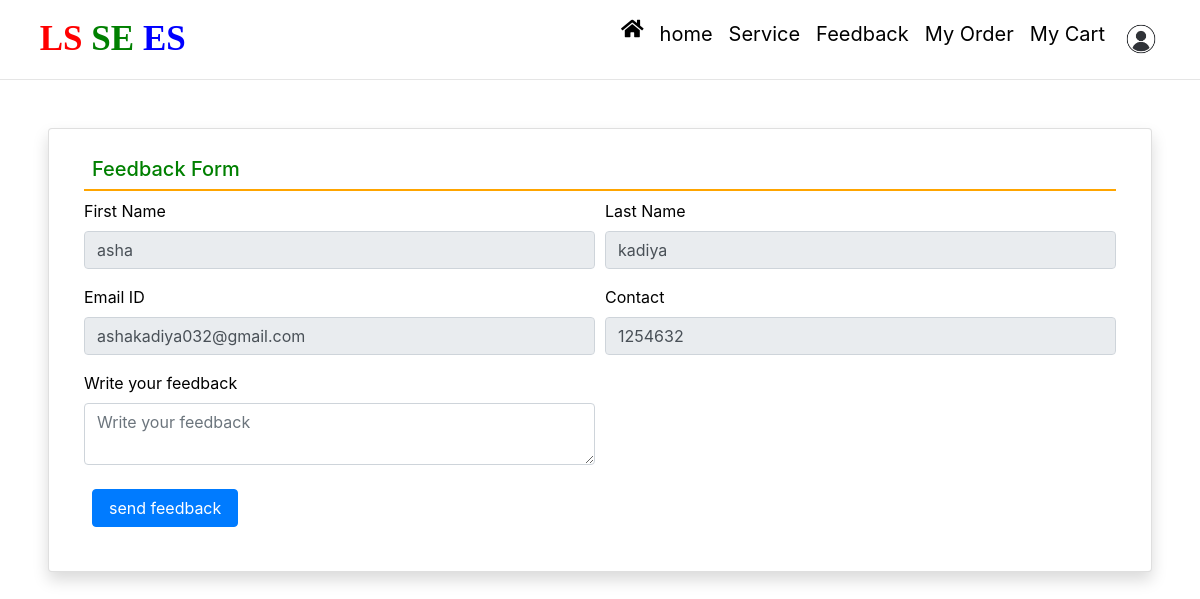
Page /user-feedback/ (signed in) on the committed database.
### LocalApp/models.py (models this page shows, shortened)
class Customer(models.Model):
    user = models.ForeignKey (User, on_delete=models.CASCADE)
    mobile = models.CharField(max_length=100, null=True, blank=True)
    address = models.TextField(null=True, blank=True)
    image = models.FileField(null=True, blank=True)

### LocalApp/views.py (the view)
# urls.py: path('user-feedback/', user_feedback, name="user_feedback"),
def user_feedback(request):
    try:
        user = Customer.objects.get(user=request.user)
        if request.method == "POST":
            Feedback.objects.create(user=request.user, message=request.POST['feedback'])
            messages.success(request, "Feedback sent successfully")
        return render(request, "feedback-form.html", locals())
    except:
        pass
    return render(request, "feedback-form.html", locals())

### LocalApp/templates/feedback-form.html (shortened to what this page needs)
{% load static %}
<html>
<head>
</head>
<body>
{% include 'navigation.html' %}
<hr class="mt-0">
<div class="card shadow m-5">
    <div class="card-body">
        <div class="container-fluid">
            <h5 class="p-2" style="border-bottom: 2px solid orange;color:green">Feedback Form</h5>
            <form method="post" name="feedback">
                <div class="form-row">
                    <div class="col-sm-6">
                        <div class="form-group">
                            <label for="fname">First Name</label>
                            <input type="text" name="fname" id="fname" placeholder="Enter First Name" value="{{user.user.first_name}}" readonly class="form-control">
                        </div>
                    </div>
                    <div class="col-sm-6">
                        <div class="form-group">
                            <label>Last Name</label>
                            <input type="text" name="lname" value="{{user.user.last_name}}" placeholder="Enter Last Name" readonly class="form-control">
                        </div>
                    </div>
                    <div class="col-sm-6">
                        <div class="form-group">
                            <label>Email ID</label>
                            <input type="email" name="email" placeholder="Email Address" value="{{user.user.username}}" readonly class="form-control">
                        </div>
                    </div>
                    <div class="col-sm-6">
                        <div class="form-group">
                            <label for="contact">Contact</label>
                            <input type="text" name="mobile" placeholder="Contact Number" value="{{user.mobile}}" readonly required
                                   class="form-control">
                        </div>
                    </div>
                    <div class="col-sm-6">
                        <div class="form-group">
                            <label>Write your feedback</label>
                            <textarea name="feedback" class="form-control" placeholder="Write your feedback" ></textarea>
                        </div>
                    </div>
                </div>
                <input type="submit" value="send feedback" class="m-2 px-3 btn btn-primary">
            </form>
        </div>
    </div>
</div>
</body>
</html>

### LocalApp/static/css/mystyle.css (style rules this page uses)
html { scroll-behavior:smooth; }

### LocalApp/templates/feedback-form.html (style rules this page uses)
label { color:black; }

### rows in the picture
Customer: fname "asha", lname "kadiya", email "ashakadiya032@gmail.com", mobile "1254632"
